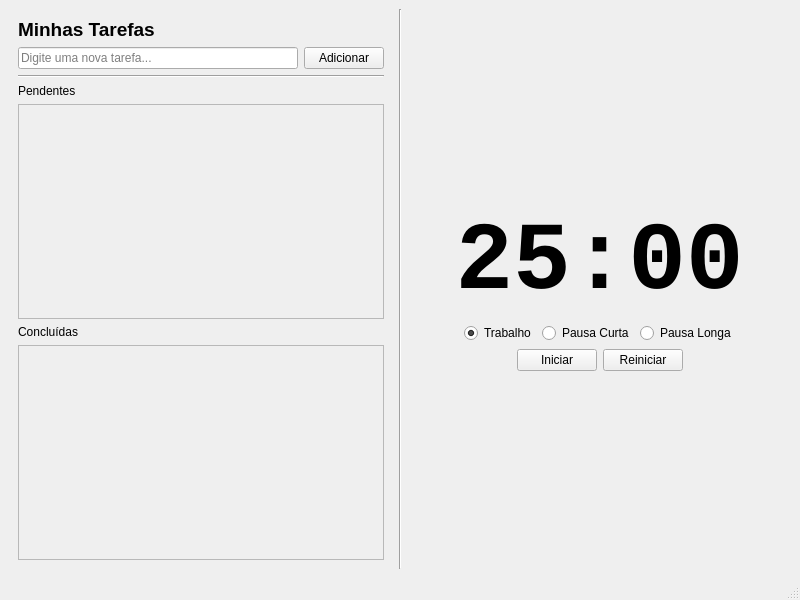
<?xml version="1.0" encoding="UTF-8"?>
<ui version="4.0">
 <class>MainWindow</class>
 <widget class="QMainWindow" name="MainWindow">
  <property name="geometry">
   <rect>
    <x>0</x>
    <y>0</y>
    <width>800</width>
    <height>600</height>
   </rect>
  </property>
  <property name="windowTitle">
   <string>MainWindow</string>
  </property>
  <widget class="QWidget" name="centralwidget">
   <layout class="QHBoxLayout" name="mainLayout">
    <item>
     <widget class="QWidget" name="tasksPanel" native="true">
      <layout class="QVBoxLayout" name="verticalLayout_2">
       <item>
        <widget class="QLabel" name="label">
         <property name="font">
          <font>
           <pointsize>14</pointsize>
           <weight>75</weight>
           <bold>true</bold>
          </font>
         </property>
         <property name="text">
          <string>Minhas Tarefas</string>
         </property>
        </widget>
       </item>
       <item>
        <layout class="QHBoxLayout" name="horizontalLayout_2">
         <item>
          <widget class="QLineEdit" name="taskInput">
           <property name="placeholderText">
            <string>Digite uma nova tarefa...</string>
           </property>
          </widget>
         </item>
         <item>
          <widget class="QPushButton" name="addTaskButton">
           <property name="text">
            <string>Adicionar</string>
           </property>
          </widget>
         </item>
        </layout>
       </item>
       <item>
        <widget class="Line" name="line">
         <property name="orientation">
          <enum>Qt::Horizontal</enum>
         </property>
        </widget>
       </item>
       <item>
        <widget class="QLabel" name="label_2">
         <property name="text">
          <string>Pendentes</string>
         </property>
        </widget>
       </item>
       <item>
        <widget class="QScrollArea" name="pendingScrollArea">
         <property name="widgetResizable">
          <bool>true</bool>
         </property>
         <widget class="QWidget" name="pendingTasksWidget">
          <property name="geometry">
           <rect>
            <x>0</x>
            <y>0</y>
            <width>378</width>
            <height>199</height>
           </rect>
          </property>
          <layout class="QVBoxLayout" name="pendingLayout">
           <property name="spacing">
            <number>6</number>
           </property>
           <property name="leftMargin">
            <number>0</number>
           </property>
           <property name="topMargin">
            <number>0</number>
           </property>
           <property name="rightMargin">
            <number>0</number>
           </property>
           <property name="bottomMargin">
            <number>0</number>
           </property>
           <item>
            <spacer name="verticalSpacer">
             <property name="orientation">
              <enum>Qt::Vertical</enum>
             </property>
             <property name="sizeHint" stdset="0">
              <size>
               <width>20</width>
               <height>40</height>
              </size>
             </property>
            </spacer>
           </item>
          </layout>
         </widget>
        </widget>
       </item>
       <item>
        <widget class="QLabel" name="label_3">
         <property name="text">
          <string>Concluídas</string>
         </property>
        </widget>
       </item>
       <item>
        <widget class="QScrollArea" name="completedScrollArea">
         <property name="widgetResizable">
          <bool>true</bool>
         </property>
         <widget class="QWidget" name="completedTasksWidget">
          <property name="geometry">
           <rect>
            <x>0</x>
            <y>0</y>
            <width>378</width>
            <height>198</height>
           </rect>
          </property>
          <layout class="QVBoxLayout" name="completedLayout">
           <property name="spacing">
            <number>6</number>
           </property>
           <property name="leftMargin">
            <number>0</number>
           </property>
           <property name="topMargin">
            <number>0</number>
           </property>
           <property name="rightMargin">
            <number>0</number>
           </property>
           <property name="bottomMargin">
            <number>0</number>
           </property>
           <item>
            <spacer name="verticalSpacer_2">
             <property name="orientation">
              <enum>Qt::Vertical</enum>
             </property>
             <property name="sizeHint" stdset="0">
              <size>
               <width>20</width>
               <height>40</height>
              </size>
             </property>
            </spacer>
           </item>
          </layout>
         </widget>
        </widget>
       </item>
      </layout>
     </widget>
    </item>
    <item>
     <widget class="Line" name="line_2">
      <property name="orientation">
       <enum>Qt::Vertical</enum>
      </property>
     </widget>
    </item>
    <item>
     <widget class="QWidget" name="pomodoroPanel" native="true">
      <layout class="QVBoxLayout" name="verticalLayout_3">
       <item>
        <spacer name="verticalSpacer_3">
         <property name="orientation">
          <enum>Qt::Vertical</enum>
         </property>
         <property name="sizeHint" stdset="0">
          <size>
           <width>20</width>
           <height>40</height>
          </size>
         </property>
        </spacer>
       </item>
       <item>
        <widget class="QLabel" name="pomodoroLabel">
         <property name="font">
          <font>
           <family>Monospace</family>
           <pointsize>72</pointsize>
           <weight>75</weight>
           <bold>true</bold>
          </font>
         </property>
         <property name="text">
          <string>25:00</string>
         </property>
         <property name="alignment">
          <set>Qt::AlignCenter</set>
         </property>
        </widget>
       </item>
       <item>
        <layout class="QHBoxLayout" name="horizontalLayout_3">
         <item>
          <spacer name="horizontalSpacer">
           <property name="orientation">
            <enum>Qt::Horizontal</enum>
           </property>
           <property name="sizeHint" stdset="0">
            <size>
             <width>40</width>
             <height>20</height>
            </size>
           </property>
          </spacer>
         </item>
         <item>
          <widget class="QRadioButton" name="radioWork">
           <property name="text">
            <string>Trabalho</string>
           </property>
           <property name="checked">
            <bool>true</bool>
           </property>
          </widget>
         </item>
         <item>
          <widget class="QRadioButton" name="radioShort">
           <property name="text">
            <string>Pausa Curta</string>
           </property>
          </widget>
         </item>
         <item>
          <widget class="QRadioButton" name="radioLong">
           <property name="text">
            <string>Pausa Longa</string>
           </property>
          </widget>
         </item>
         <item>
          <spacer name="horizontalSpacer_2">
           <property name="orientation">
            <enum>Qt::Horizontal</enum>
           </property>
           <property name="sizeHint" stdset="0">
            <size>
             <width>40</width>
             <height>20</height>
            </size>
           </property>
          </spacer>
         </item>
        </layout>
       </item>
       <item>
        <layout class="QHBoxLayout" name="horizontalLayout_4">
         <item>
          <spacer name="horizontalSpacer_3">
           <property name="orientation">
            <enum>Qt::Horizontal</enum>
           </property>
           <property name="sizeHint" stdset="0">
            <size>
             <width>40</width>
             <height>20</height>
            </size>
           </property>
          </spacer>
         </item>
         <item>
          <widget class="QPushButton" name="btnStart">
           <property name="text">
            <string>Iniciar</string>
           </property>
          </widget>
         </item>
         <item>
          <widget class="QPushButton" name="btnReset">
           <property name="text">
            <string>Reiniciar</string>
           </property>
          </widget>
         </item>
         <item>
          <spacer name="horizontalSpacer_4">
           <property name="orientation">
            <enum>Qt::Horizontal</enum>
           </property>
           <property name="sizeHint" stdset="0">
            <size>
             <width>40</width>
             <height>20</height>
            </size>
           </property>
          </spacer>
         </item>
        </layout>
       </item>
       <item>
        <spacer name="verticalSpacer_4">
         <property name="orientation">
          <enum>Qt::Vertical</enum>
         </property>
         <property name="sizeHint" stdset="0">
          <size>
           <width>20</width>
           <height>40</height>
          </size>
         </property>
        </spacer>
       </item>
      </layout>
     </widget>
    </item>
   </layout>
  </widget>
  <widget class="QMenuBar" name="menubar">
   <property name="geometry">
    <rect>
     <x>0</x>
     <y>0</y>
     <width>800</width>
     <height>22</height>
    </rect>
   </property>
  </widget>
  <widget class="QStatusBar" name="statusbar"/>
 </widget>
 <resources/>
 <connections/>
</ui>
